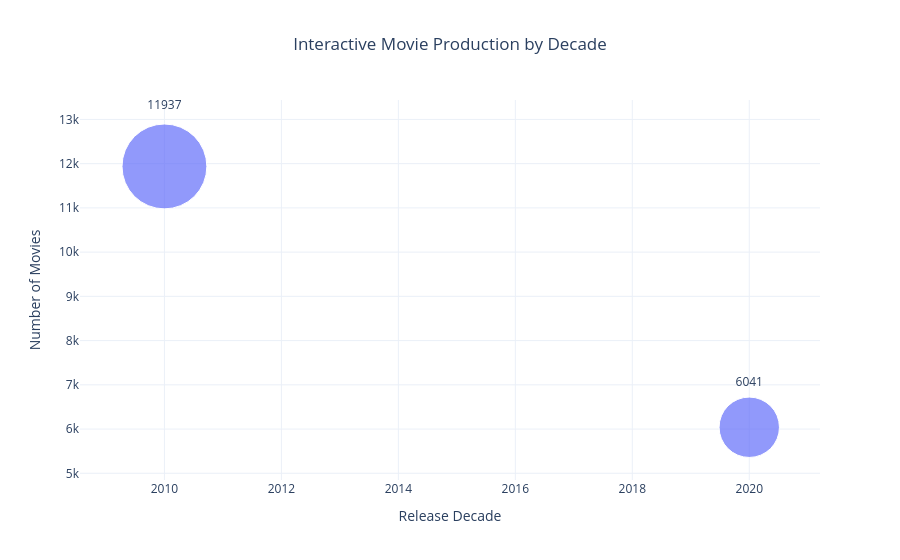

Notebook cell for this chart:
### Markdown cell above
#### Plot 11: Release seasonality (year × month heatmap)

### Code cell
decade_df = df[df["release_decade"].notna()].copy()
decade_counts = (
    decade_df.groupby("release_decade")
    .size()
    .reset_index(name="movie_count")
    .sort_values("release_decade")
)
fig = px.scatter(
    decade_counts,
    x="release_decade",
    y="movie_count",
    size="movie_count",
    hover_name="release_decade",
    hover_data={"movie_count": True},
    size_max=60,
    title="Interactive Movie Production by Decade",
    labels={
        "release_decade": "Release Decade",
        "movie_count": "Number of Movies"
    }
)
fig.update_layout(
    template="plotly_white",
    title_x=0.5
)
fig.update_traces(
    marker=dict(opacity=0.7),
    mode="markers+text",
    text=decade_counts["movie_count"],
    textposition="top center"
)
fig.show()

### Figure 1 — Plotly figure (JSON) as saved in the notebook; plotly's stock layout.template omitted (floating-point values rounded to 4 significant figures)
{"data": [{"hovertemplate": "<b>%{hovertext}</b><br><br>Release Decade=%{x}<br>Number of Movies=%{marker.size}<extra></extra>", "hovertext": [2010.0, 2020.0], "legendgroup": "", "marker": {"color": "#636efa", "opacity": 0.7, "size": [11937, 6041], "sizemode": "area", "sizeref": 3.316, "symbol": "circle"}, "mode": "markers+text", "name": "", "orientation": "v", "showlegend": false, "text": [11940.0, 6041.0], "textposition": "top center", "type": "scatter", "x": [2010, 2020], "xaxis": "x", "y": [11937, 6041], "yaxis": "y"}], "layout": {"legend": {"itemsizing": "constant", "tracegroupgap": 0}, "title": {"text": "Interactive Movie Production by Decade", "x": 0.5}, "xaxis": {"anchor": "y", "domain": [0, 1], "title": {"text": "Release Decade"}}, "yaxis": {"anchor": "x", "domain": [0, 1], "title": {"text": "Number of Movies"}}}}
